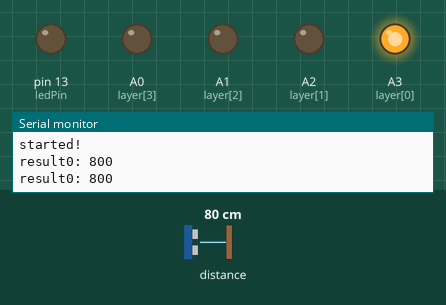
A sketch run on a simulated Arduino Nano, built with avr-gcc and run on an emulated ATmega328P. On the bench: output pins drawn as LEDs (lit = HIGH), the last lines printed to the serial monitor. Dashed ring = blinking. The test bench sets the inputs (shaded band); at power-on: distance to the obstacle 80 cm. Random numbers use the default seed unless the sketch sets one; pins used as bus, display or sensor lines are not drawn.

Above: at 2.4 s.
2.5 s: distance to the obstacle set to 96 cm
7.8 s: distance to the obstacle set to 104 cm
At 8.5 s:
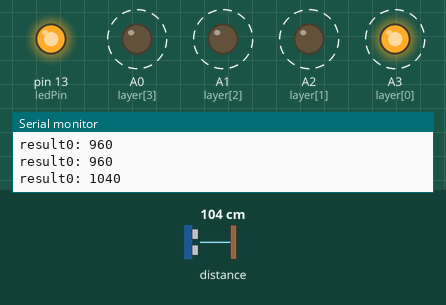
11.3 s: distance to the obstacle set to 2 cm
At 12.7 s:
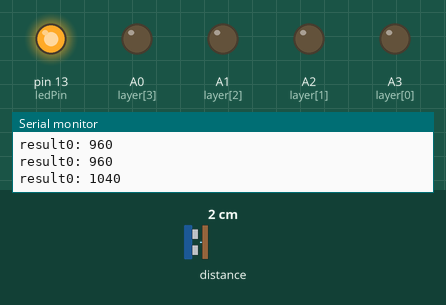
At 14.3 s:
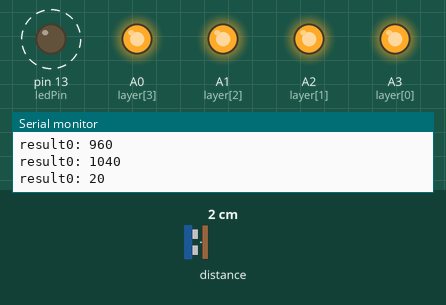
16.2 s: distance to the obstacle set to 8 cm
19.7 s: distance to the obstacle set to 11 cm
25.0 s: distance to the obstacle set to 4 cm
At 26.6 s:
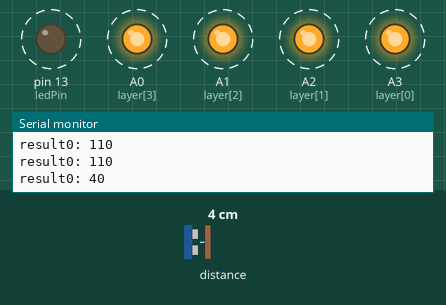
Timing chart, 0 to 29.8 s (numbered marks = the images above; inputs shaded):
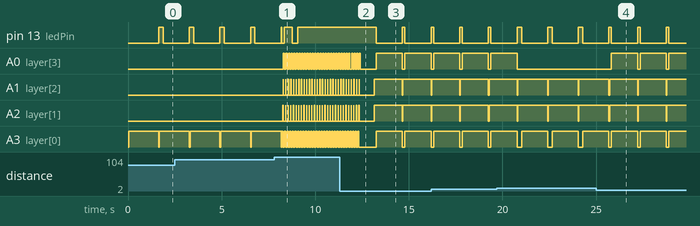

Measured:
- the behaviour switches between 100 and 101 cm on distance to the obstacle (found by bisection; images 0 and 1)
- after the input at 7.8 s, A0 (layer[3]): alternates HIGH for 0.06 s and LOW for 0.08 s, starting after 0.49 s; A1 (layer[2]): alternates HIGH for 0.01 s and LOW for 0.13 s, starting after 0.48 s; A2 (layer[1]): alternates HIGH for 0.01 s and LOW for 0.13 s, starting after 0.47 s
- after the input at 11.3 s, pin 13 (ledPin): alternates HIGH for 0.13 s and LOW for 1.4 s, starting after 1.9 s
- after the input at 25.0 s, A0 (layer[3]): alternates HIGH for 1.4 s and LOW for 0.13 s, starting after 0.82 s
- by itself, pin 13 (ledPin): alternates HIGH for 0.23 s and LOW for 1.4 s
- by itself, A3 (layer[0]): alternates HIGH for 1.4 s and LOW for 0.23 s

The sketch:

time_flight_led_cube.h.ino
```cpp
// include library
#include "Adafruit_VL53L0X.h"
#include "Servo.h"
#include "MAX30105.h"
#include <ArduinoBLE.h>
#include "heartRate.h"
// Time-flight sensor
Adafruit_VL53L0X sensor0 = Adafruit_VL53L0X();

const int ledPin = LED_BUILTIN; // set ledPin to on-board LED

// Heartbeat
MAX30105 particleSensor;

// Control multiple sensors

int sensor2ShutdownPin = 3;

// LEDs
boolean startLed = false;
const byte RATE_SIZE = 4; // Increase this for more averaging. 4 is good.
byte rates[RATE_SIZE];    // Array of heart rates
byte rateSpot = 0;
long lastBeat = 0; // Time at which the last beat occurred
float beatsPerMinute;
int beatAvg;
// initializing and declaring led rows
int column[16] = {13, 12, 11, 10, 9, 8, 7, 6, 5, 4, 3, 2, 1, 0, A7, A6};
// initializing and declaring led layers
int layer[4] = {A3, A2, A1, A0};
int time = 250;
// variables for button:
const int buttonPin = 2;
int oldButtonState = LOW;

void setup()
{

  // Setup LEDs
  // setting rows to ouput
  for (int i = 0; i < 16; i++)
  {
    pinMode(column[i], OUTPUT);
  }
  // setting layers to output
  for (int i = 0; i < 4; i++)
  {
    pinMode(layer[i], OUTPUT);
  }
  // seeding random for random pattern
  randomSeed(analogRead(10));

  Serial.begin(9600);
  while (!Serial)
    ;

  // configure the built-in LED as an output:
  pinMode(LED_BUILTIN, OUTPUT);

  // initialize serial, wait 3 seconds for
  // Serial Monitor to open:
  Serial.begin(9600);
  if (!Serial)
    delay(3000);

  // Initialize sensor
  pinMode(ledPin, OUTPUT); // use the LED as an output

  pinMode(sensor2ShutdownPin, OUTPUT);

  digitalWrite(sensor2ShutdownPin, LOW);

  delay(10);

  digitalWrite(sensor2ShutdownPin, HIGH);
  digitalWrite(sensor2ShutdownPin, LOW);


  // Heartbeat Sensor
  if (!particleSensor.begin(Wire)) // Use default I2C port, 400kHz speed
  {
    Serial.println("MAX30105 was not found. Please check wiring/power. ");
    while (1)
      ;
  }

  particleSensor.setup();                    // Configure sensor with default settings
  particleSensor.setPulseAmplitudeRed(0x0A); // Turn Red LED to low to indicate sensor is running
  particleSensor.setPulseAmplitudeGreen(0);  // Turn off Green LED

  // Time-Flight
  digitalWrite(sensor2ShutdownPin, HIGH);
  // initialize sensor, stop if it fails:
  if (!sensor0.begin(0x29))
  {
    Serial.println("Sensor0 not responding. Check wiring.");
    while (true)
      ;
  }
  /* config can be:
    VL53L0X_SENSE_DEFAULT: about 500mm range
    VL53L0X_SENSE_LONG_RANGE: about 2000mm range
    VL53L0X_SENSE_HIGH_SPEED: about 500mm range
    VL53L0X_SENSE_HIGH_ACCURACY: about 400mm range, 1mm accuracy
  */
  sensor0.configSensor(Adafruit_VL53L0X::VL53L0X_SENSE_LONG_RANGE);
  // set sensor to range continuously:
  sensor0.startRangeContinuous();
  Serial.println("started!");
}
void loop()
{


      int result0 = sensor0.readRangeResult();
      Serial.print("result0: ");
      Serial.println(result0);
      if(result0 > 1000){
        randomRain();
      } else if(result0 > 400) {
        layer1();
      } else if(result0 > 200) {
        layer2();
      }else if(result0 >= 100) {
        layer3();
      }
      else {
        layer4();
      }
      delay(700);
      turnEverythingOff();


}

////////////////////////////////////////////////////////////turn all on
void layer1()
{
    digitalWrite(layer[0], 1);


    digitalWrite(column[5], 0);
    digitalWrite(column[6], 0);
    digitalWrite(column[9], 0);
    digitalWrite(column[10], 0);

    delay(200);
  for (int i = 0; i < 16; i++)
  {
    digitalWrite(column[i], 0);
  }
    delay(700);
}


////////////////////////////////////////////////////////////turn all on
void layer2()
{

    digitalWrite(layer[0], 1);
    digitalWrite(layer[2], 1);

    digitalWrite(column[5], 0);
    digitalWrite(column[6], 0);
    digitalWrite(column[9], 0);
    digitalWrite(column[10], 0);

     delay(200);
  for (int i = 0; i < 16; i++)
  {
    digitalWrite(column[i], 0);
  }
    delay(700);
}


////////////////////////////////////////////////////////////turn all on
void layer3()
{


    digitalWrite(layer[1], 1);
    digitalWrite(layer[2], 1);

    digitalWrite(column[5], 0);
    digitalWrite(column[6], 0);
    digitalWrite(column[9], 0);
    digitalWrite(column[10], 0);

    delay(200);
    digitalWrite(layer[0], 1);
    for (int i = 0; i < 16; i++)
    {
      digitalWrite(column[i], 0);
    }
    delay(700);
}


void layer4()
{


    digitalWrite(layer[2], 1);
    digitalWrite(layer[1], 1);

    digitalWrite(column[5], 0);
    digitalWrite(column[6], 0);
    digitalWrite(column[9], 0);
    digitalWrite(column[10], 0);
    delay(100);
    digitalWrite(layer[0], 1);
    digitalWrite(layer[3], 1);

    for (int i = 0; i < 16; i++)
    {
      digitalWrite(column[i], 0);
    }
    delay(700);
}
////////////////////////////////////////////////////////////turn all on
void turnEverythingOn()
  {
  // turning on layers
  for (int i = 0; i < 4; i++)
  {
    digitalWrite(layer[i], 1);
  }

     int x = 10;

    // spiral in clockwise
    digitalWrite(column[0], 0);
    delay(x);
    digitalWrite(column[1], 0);
    delay(x);
    digitalWrite(column[2], 0);
    delay(x);
    digitalWrite(column[3], 0);
    delay(x);
    digitalWrite(column[7], 0);
    delay(x);
    digitalWrite(column[11], 0);
    delay(x);
    digitalWrite(column[15], 0);
    delay(x);
    digitalWrite(column[14], 0);
    delay(x);
    digitalWrite(column[13], 0);
    delay(x);
    digitalWrite(column[12], 0);
    delay(x);
    digitalWrite(column[8], 0);
    delay(x);
    digitalWrite(column[4], 0);
    delay(x);
    digitalWrite(column[5], 0);
    delay(x);
    digitalWrite(column[6], 0);
    delay(x);
    digitalWrite(column[10], 0);
    delay(x);
    digitalWrite(column[9], 0);
    delay(x);


   delay(700);
}

///////////////////////////////////////////////////////turn columns off
void turnColumnsOff()
{
  for (int i = 0; i < 16; i++)
  {
    digitalWrite(column[i], 1);
  }
}

// turn all off

void turnEverythingOff()
{
  for (int i = 0; i < 16; i++)
  {
    digitalWrite(column[i], 1);
  }
  for (int i = 0; i < 4; i++)
  {
    digitalWrite(layer[i], 0);
  }
}

/////////////////////////////////////////////////////////////flicker on
void flickerOn()
{
  int i = 150;
  while (i != 0)
  {
    turnEverythingOn();
    delay(i);
    turnEverythingOff();
    delay(i);
    i -= 5;
  }
}
//////////////turn everything on and off by layer up and down NOT TIMED
void turnOnAndOffAllByLayerUpAndDownNotTimed()
{
  int x = 75;
  for (int i = 5; i != 0; i--)
  {
    turnEverythingOn();
    for (int i = 4; i != 0; i--)
    {
      digitalWrite(layer[i - 1], 0);
      delay(x);
    }
    for (int i = 0; i < 4; i++)
    {
      digitalWrite(layer[i], 1);
      delay(x);
    }
    for (int i = 0; i < 4; i++)
    {
      digitalWrite(layer[i], 0);
      delay(x);
    }
    for (int i = 4; i != 0; i--)
    {
      digitalWrite(layer[i - 1], 1);
      delay(x);
    }
  }
}
//////////////////////////turn everything on and off by column sideways
void turnOnAndOffAllByColumnSideways()
{
  int x = 75;
  turnEverythingOff();
  // turn on layers
  for (int i = 0; i < 4; i++)
  {
    digitalWrite(layer[i], 1);
  }
  for (int y = 0; y < 3; y++)
  {
    // turn on 0-3
    for (int i = 0; i < 4; i++)
    {
      digitalWrite(column[i], 0);
      delay(x);
    }
    // turn on 4-7
    for (int i = 4; i < 8; i++)
    {
      digitalWrite(column[i], 0);
      delay(x);
    }
    // turn on 8-11
    for (int i = 8; i < 12; i++)
    {
      digitalWrite(column[i], 0);
      delay(x);
    }
    // turn on 12-15
    for (int i = 12; i < 16; i++)
    {
      digitalWrite(column[i], 0);
      delay(x);
    }
    // turn off 0-3
    for (int i = 0; i < 4; i++)
    {
      digitalWrite(column[i], 1);
      delay(x);
    }
    // turn off 4-7
    for (int i = 4; i < 8; i++)
    {
      digitalWrite(column[i], 1);
      delay(x);
    }
    // turn off 8-11
    for (int i = 8; i < 12; i++)
    {
      digitalWrite(column[i], 1);
      delay(x);
    }
    // turn off 12-15
    for (int i = 12; i < 16; i++)
    {
      digitalWrite(column[i], 1);
      delay(x);
    }
    // turn on 12-15
    for (int i = 12; i < 16; i++)
    {
      digitalWrite(column[i], 0);
      delay(x);
    }
    // turn on 8-11
    for (int i = 8; i < 12; i++)
    {
      digitalWrite(column[i], 0);
      delay(x);
    }
    // turn on 4-7
    for (int i = 4; i < 8; i++)
    {
      digitalWrite(column[i], 0);
      delay(x);
    }
    // turn on 0-3
    for (int i = 0; i < 4; i++)
    {
      digitalWrite(column[i], 0);
      delay(x);
    }
    // turn off 12-15
    for (int i = 12; i < 16; i++)
    {
      digitalWrite(column[i], 1);
      delay(x);
    }
    // turn off 8-11
    for (int i = 8; i < 12; i++)
    {
      digitalWrite(column[i], 1);
      delay(x);
    }
    // turn off 4-7
    for (int i = 4; i < 8; i++)
    {
      digitalWrite(column[i], 1);
      delay(x);
    }
    // turn off 0-3
    for (int i = 0; i < 4; i++)
    {
      digitalWrite(column[i], 1);
      delay(x);
    }
  }
}
/////////////////////////////////////////up and down single layer stomp
void layerstompUpAndDown()
{
  int x = 75;
  for (int i = 0; i < 4; i++)
  {
    digitalWrite(layer[i], 0);
  }
  for (int y = 0; y < 5; y++)
  {
    for (int count = 0; count < 1; count++)
    {
      for (int i = 0; i < 4; i++)
      {
        digitalWrite(layer[i], 1);
        delay(x);
        digitalWrite(layer[i], 0);
      }
      for (int i = 4; i != 0; i--)
      {
        digitalWrite(layer[i - 1], 1);
        delay(x);
        digitalWrite(layer[i - 1], 0);
      }
    }
    for (int i = 0; i < 4; i++)
    {
      digitalWrite(layer[i], 1);
      delay(x);
    }
    for (int i = 4; i != 0; i--)
    {
      digitalWrite(layer[i - 1], 0);
      delay(x);
    }
  }
}
////////////////////////////////////////////////////////////flicker off
void flickerOff()
{
  turnEverythingOn();
  for (int i = 0; i != 150; i += 5)
  {
    turnEverythingOff();
    delay(i + 50);
    turnEverythingOn();
    delay(i);
  }
}
///////////////////////////////////////////around edge of the cube down
void aroundEdgeDown()
{
  for (int x = 200; x != 0; x -= 50)
  {
    turnEverythingOff();
    for (int i = 4; i != 0; i--)
    {
      digitalWrite(layer[i - 1], 1);
      digitalWrite(column[5], 0);
      digitalWrite(column[6], 0);
      digitalWrite(column[9], 0);
      digitalWrite(column[10], 0);

      digitalWrite(column[0], 0);
      delay(x);
      digitalWrite(column[0], 1);
      digitalWrite(column[4], 0);
      delay(x);
      digitalWrite(column[4], 1);
      digitalWrite(column[8], 0);
      delay(x);
      digitalWrite(column[8], 1);
      digitalWrite(column[12], 0);
      delay(x);
      digitalWrite(column[12], 1);
      digitalWrite(column[13], 0);
      delay(x);
      digitalWrite(column[13], 1);
      digitalWrite(column[15], 0);
      delay(x);
      digitalWrite(column[15], 1);
      digitalWrite(column[14], 0);
      delay(x);
      digitalWrite(column[14], 1);
      digitalWrite(column[11], 0);
      delay(x);
      digitalWrite(column[11], 1);
      digitalWrite(column[7], 0);
      delay(x);
      digitalWrite(column[7], 1);
      digitalWrite(column[3], 0);
      delay(x);
      digitalWrite(column[3], 1);
      digitalWrite(column[2], 0);
      delay(x);
      digitalWrite(column[2], 1);
      digitalWrite(column[1], 0);
      delay(x);
      digitalWrite(column[1], 1);
    }
  }
}
/////////////////////////////////////////////////////////random flicker
void randomflicker()
{
  turnEverythingOff();
  int x = 10;
  for (int i = 0; i != 750; i += 2)
  {
    int randomLayer = random(0, 4);
    int randomColumn = random(0, 16);

    digitalWrite(layer[randomLayer], 1);
    digitalWrite(column[randomColumn], 0);
    delay(x);
    digitalWrite(layer[randomLayer], 0);
    digitalWrite(column[randomColumn], 1);
    delay(x);
  }
}
////////////////////////////////////////////////////////////random rain
void randomRain()
{
  turnEverythingOff();
  int x = 10;
  for (int i = 0; i != 60; i += 2)
  {
    int randomColumn = random(0, 16);
    digitalWrite(column[randomColumn], 0);
    digitalWrite(layer[0], 1);
    delay(x + 50);
    digitalWrite(layer[0], 0);
    digitalWrite(layer[1], 1);
    delay(x);
    digitalWrite(layer[1], 0);
    digitalWrite(layer[2], 1);
    delay(x);
    digitalWrite(layer[2], 0);
    digitalWrite(layer[3], 1);
    delay(x + 50);
    digitalWrite(layer[3], 0);
    digitalWrite(column[randomColumn], 1);
  }
}
/////////////////////////////////////////////////////diagonal rectangle
void diagonalRectangle()
{
  int x = 350;
  turnEverythingOff();
  for (int count = 0; count < 5; count++)
  {
    // top left
    for (int i = 0; i < 8; i++)
    {
      digitalWrite(column[i], 0);
    }
    digitalWrite(layer[3], 1);
    digitalWrite(layer[2], 1);
    delay(x);
    turnEverythingOff();
    // middle middle
    for (int i = 4; i < 12; i++)
    {
      digitalWrite(column[i], 0);
    }
    digitalWrite(layer[1], 1);
    digitalWrite(layer[2], 1);
    delay(x);
    turnEverythingOff();
    // bottom right
    for (int i = 8; i < 16; i++)
    {
      digitalWrite(column[i], 0);
    }
    digitalWrite(layer[0], 1);
    digitalWrite(layer[1], 1);
    delay(x);
    turnEverythingOff();
    // bottom middle
    for (int i = 4; i < 12; i++)
    {
      digitalWrite(column[i], 0);
    }
    digitalWrite(layer[0], 1);
    digitalWrite(layer[1], 1);
    delay(x);
    turnEverythingOff();
    // bottom left
    for (int i = 0; i < 8; i++)
    {
      digitalWrite(column[i], 0);
    }
    digitalWrite(layer[0], 1);
    digitalWrite(layer[1], 1);
    delay(x);
    turnEverythingOff();
    // middle middle
    for (int i = 4; i < 12; i++)
    {
      digitalWrite(column[i], 0);
    }
    digitalWrite(layer[1], 1);
    digitalWrite(layer[2], 1);
    delay(x);
    turnEverythingOff();
    // top right
    for (int i = 8; i < 16; i++)
    {
      digitalWrite(column[i], 0);
    }
    digitalWrite(layer[2], 1);
    digitalWrite(layer[3], 1);
    delay(x);
    turnEverythingOff();
    // top middle
    for (int i = 4; i < 12; i++)
    {
      digitalWrite(column[i], 0);
    }
    digitalWrite(layer[2], 1);
    digitalWrite(layer[3], 1);
    delay(x);
    turnEverythingOff();
  }
  // top left
  for (int i = 0; i < 8; i++)
  {
    digitalWrite(column[i], 0);
  }
  digitalWrite(layer[3], 1);
  digitalWrite(layer[2], 1);
  delay(x);
  turnEverythingOff();
}
//////////////////////////////////////////////////////////////propeller
void propeller()
{
  turnEverythingOff();
  int x = 90;
  for (int y = 4; y > 0; y--)
  {
    for (int i = 0; i < 6; i++)
    {
      // turn on layer
      digitalWrite(layer[y - 1], 1);
      // a1
      turnColumnsOff();
      digitalWrite(column[0], 0);
      digitalWrite(column[5], 0);
      digitalWrite(column[10], 0);
      digitalWrite(column[15], 0);
      delay(x);
      // b1
      turnColumnsOff();
      digitalWrite(column[4], 0);
      digitalWrite(column[5], 0);
      digitalWrite(column[10], 0);
      digitalWrite(column[11], 0);
      delay(x);
      // c1
      turnColumnsOff();
      digitalWrite(column[6], 0);
      digitalWrite(column[7], 0);
      digitalWrite(column[8], 0);
      digitalWrite(column[9], 0);
      delay(x);
      // d1
      turnColumnsOff();
      digitalWrite(column[3], 0);
      digitalWrite(column[6], 0);
      digitalWrite(column[9], 0);
      digitalWrite(column[12], 0);
      delay(x);
      // d2
      turnColumnsOff();
      digitalWrite(column[2], 0);
      digitalWrite(column[6], 0);
      digitalWrite(column[9], 0);
      digitalWrite(column[13], 0);
      delay(x);
      // d3
      turnColumnsOff();
      digitalWrite(column[1], 0);
      digitalWrite(column[5], 0);
      digitalWrite(column[10], 0);
      digitalWrite(column[14], 0);
      delay(x);
    }
  }
  // d4
  turnColumnsOff();
  digitalWrite(column[0], 0);
  digitalWrite(column[5], 0);
  digitalWrite(column[10], 0);
  digitalWrite(column[15], 0);
  delay(x);
}
//////////////////////////////////////////////////////spiral in and out
void spiralInAndOut()
{
  turnEverythingOn();
  int x = 60;
  for (int i = 0; i < 6; i++)
  {
    // spiral in clockwise
    digitalWrite(column[0], 1);
    delay(x);
    digitalWrite(column[1], 1);
    delay(x);
    digitalWrite(column[2], 1);
    delay(x);
    digitalWrite(column[3], 1);
    delay(x);
    digitalWrite(column[7], 1);
    delay(x);
    digitalWrite(column[11], 1);
    delay(x);
    digitalWrite(column[15], 1);
    delay(x);
    digitalWrite(column[14], 1);
    delay(x);
    digitalWrite(column[13], 1);
    delay(x);
    digitalWrite(column[12], 1);
    delay(x);
    digitalWrite(column[8], 1);
    delay(x);
    digitalWrite(column[4], 1);
    delay(x);
    digitalWrite(column[5], 1);
    delay(x);
    digitalWrite(column[6], 1);
    delay(x);
    digitalWrite(column[10], 1);
    delay(x);
    digitalWrite(column[9], 1);
    delay(x);
    ///////////////////////////////////////spiral out counter clockwise
    digitalWrite(column[9], 0);
    delay(x);
    digitalWrite(column[10], 0);
    delay(x);
    digitalWrite(column[6], 0);
    delay(x);
    digitalWrite(column[5], 0);
    delay(x);
    digitalWrite(column[4], 0);
    delay(x);
    digitalWrite(column[8], 0);
    delay(x);
    digitalWrite(column[12], 0);
    delay(x);
    digitalWrite(column[13], 0);
    delay(x);
    digitalWrite(column[14], 0);
    delay(x);
    digitalWrite(column[15], 0);
    delay(x);
    digitalWrite(column[11], 0);
    delay(x);
    digitalWrite(column[7], 0);
    delay(x);
    digitalWrite(column[3], 0);
    delay(x);
    digitalWrite(column[2], 0);
    delay(x);
    digitalWrite(column[1], 0);
    delay(x);
    digitalWrite(column[0], 0);
    delay(x);
    ///////////////////////////////////////spiral in counter clock wise
    digitalWrite(column[0], 1);
    delay(x);
    digitalWrite(column[4], 1);
    delay(x);
    digitalWrite(column[8], 1);
    delay(x);
    digitalWrite(column[12], 1);
    delay(x);
    digitalWrite(column[13], 1);
    delay(x);
    digitalWrite(column[14], 1);
    delay(x);
    digitalWrite(column[15], 1);
    delay(x);
    digitalWrite(column[11], 1);
    delay(x);
    digitalWrite(column[7], 1);
    delay(x);
    digitalWrite(column[3], 1);
    delay(x);
    digitalWrite(column[2], 1);
    delay(x);
    digitalWrite(column[1], 1);
    delay(x);
    digitalWrite(column[5], 1);
    delay(x);
    digitalWrite(column[9], 1);
    delay(x);
    digitalWrite(column[10], 1);
    delay(x);
    digitalWrite(column[6], 1);
    delay(x);
    //////////////////////////////////////////////spiral out clock wise
    digitalWrite(column[6], 0);
    delay(x);
    digitalWrite(column[10], 0);
    delay(x);
    digitalWrite(column[9], 0);
    delay(x);
    digitalWrite(column[5], 0);
    delay(x);
    digitalWrite(column[1], 0);
    delay(x);
    digitalWrite(column[2], 0);
    delay(x);
    digitalWrite(column[3], 0);
    delay(x);
    digitalWrite(column[7], 0);
    delay(x);
    digitalWrite(column[11], 0);
    delay(x);
    digitalWrite(column[15], 0);
    delay(x);
    digitalWrite(column[14], 0);
    delay(x);
    digitalWrite(column[13], 0);
    delay(x);
    digitalWrite(column[12], 0);
    delay(x);
    digitalWrite(column[8], 0);
    delay(x);
    digitalWrite(column[4], 0);
    delay(x);
    digitalWrite(column[0], 0);
    delay(x);
  }
}
//////////////////////////////////////go through all leds one at a time
void goThroughAllLedsOneAtATime()
{
  int x = 15;
  turnEverythingOff();
  for (int y = 0; y < 5; y++)
  {
    // 0-3
    for (int count = 4; count != 0; count--)
    {
      digitalWrite(layer[count - 1], 1);
      for (int i = 0; i < 4; i++)
      {
        digitalWrite(column[i], 0);
        delay(x);
        digitalWrite(column[i], 1);
        delay(x);
      }
      digitalWrite(layer[count - 1], 0);
    }
    // 4-7
    for (int count = 0; count < 4; count++)
    {
      digitalWrite(layer[count], 1);
      for (int i = 4; i < 8; i++)
      {
        digitalWrite(column[i], 0);
        delay(x);
        digitalWrite(column[i], 1);
        delay(x);
      }
      digitalWrite(layer[count], 0);
    }
    // 8-11
    for (int count = 4; count != 0; count--)
    {
      digitalWrite(layer[count - 1], 1);
      for (int i = 8; i < 12; i++)
      {
        digitalWrite(column[i], 0);
        delay(x);
        digitalWrite(column[i], 1);
        delay(x);
      }
      digitalWrite(layer[count - 1], 0);
    }
    // 12-15
    for (int count = 0; count < 4; count++)
    {
      digitalWrite(layer[count], 1);
      for (int i = 12; i < 16; i++)
      {
        digitalWrite(column[i], 0);
        delay(x);
        digitalWrite(column[i], 1);
        delay(x);
      }
      digitalWrite(layer[count], 0);
    }
  }
}
```
